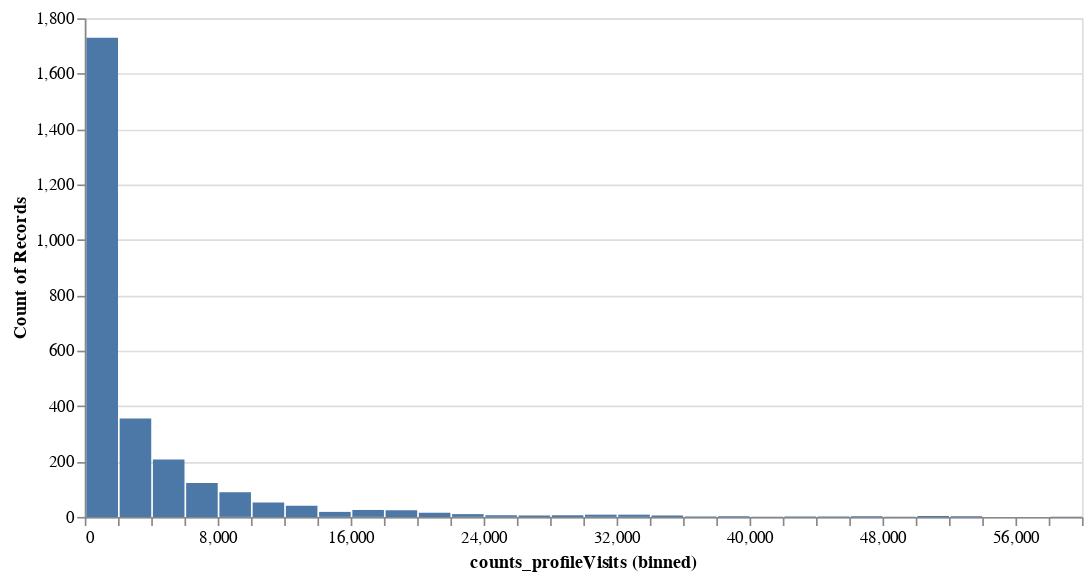

The notebook cell this image was saved under:
### Markdown cell above
Die Scatterplotts zeigen eine positive Korrelation zwischen counts_profilVisits und counts_kisses, was diese Variable als wichtigen Modellbestandteil herausstellt. Ein leicht positiver Zusammenhang zeigt sich auch bei counts_details, während die Korrelation bei counts_pictures und counts_fans schwer erkennbar ist. Diese werden vorerst ins Modell aufgenommen, und ihre Auswirkungen werden anschließend analysiert.

### Code cell
alt.Chart(df_train).mark_bar().encode(
    alt.X(alt.repeat("column"), type="quantitative", bin=alt.Bin(maxbins=40)),
    y='count()',
).properties(
    width=600,
    height=300
).repeat(
    column=['counts_profileVisits'])

### Figure 1 — Vega-Lite specification as saved in the notebook (floating-point values rounded to 4 significant figures; data arrays with more than 128 entries replaced by an {"elided": "..."} marker saying what was removed)
{"config": {"view": {"continuousWidth": 300, "continuousHeight": 300}}, "repeat": {"column": ["counts_profileVisits"]}, "spec": {"data": {"name": "data-8dcf6dfd0f524e0edf70e09a54b27c19"}, "mark": {"type": "bar"}, "encoding": {"x": {"bin": {"maxbins": 40}, "field": {"repeat": "column"}, "type": "quantitative"}, "y": {"aggregate": "count", "type": "quantitative"}}, "height": 300, "width": 600}, "$schema": "https://vega.github.io/schema/vega-lite/v5.8.0.json", "datasets": {"data-8dcf6dfd0f524e0edf70e09a54b27c19": {"elided": "2740 records"}}}
